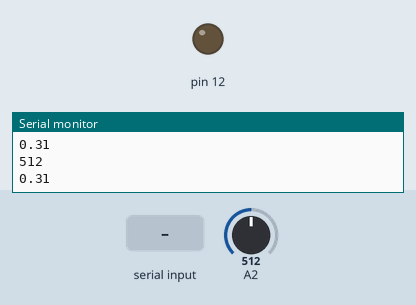
This sketch was run on a simulated Arduino Uno, built with avr-gcc and run on an emulated ATmega328P. Parts: output pins drawn as LEDs (lit = HIGH), the last lines printed to the serial monitor. The test bench sets the inputs (shaded band); at power-on: A2 = 512.

Above: at 1.2 s.
1.3 s: "1" received over Serial
At 1.9 s:
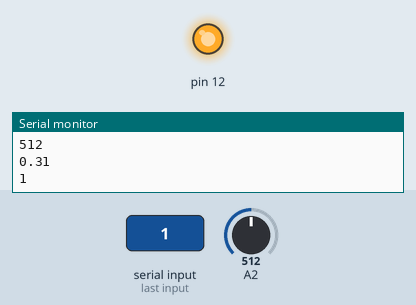
4.3 s: "0" received over Serial
At 5.4 s:
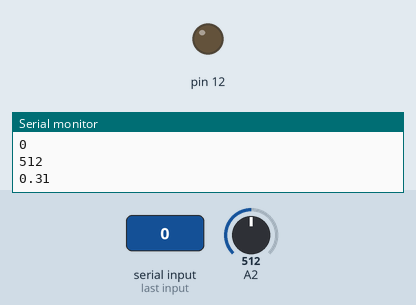
Timing chart, 0 to 7.3 s (numbered marks = the images above; inputs shaded):
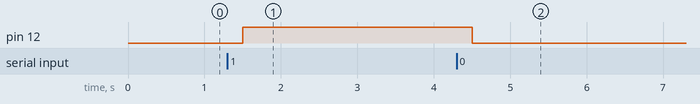

Measured:
- after the input at 1.3 s, pin 12: LOW → HIGH after 0.20 s
- after the input at 4.3 s, pin 12: HIGH → LOW after 0.20 s

The sketch:

sketch_mar18a.ino
```cpp
int sensorValue;
int inByte;
int i;
float voltage;

void setup() {
  Serial.begin(9600);
  pinMode(12, OUTPUT);
  pinMode(14, INPUT);
  Serial.println("Hello, World!");
}

void loop() {

  if (Serial.available() > 0)
    inByte = Serial.read();
  switch (inByte) {
    case'1':
      digitalWrite(12, HIGH);
      Serial.println("1");
      delay(500);
      break;
    case'0':
      digitalWrite(12, LOW);
      Serial.println("0");
      delay(500);
      break;
  }


  sensorValue = analogRead(16);
  Serial.println(sensorValue);
  voltage = sensorValue * 2.5 / 4095;
  Serial.println(voltage);
  delay(500);
  if (voltage > 2)
    digitalWrite(12, HIGH);
  else
    digitalWrite(12, LOW);
}
```
